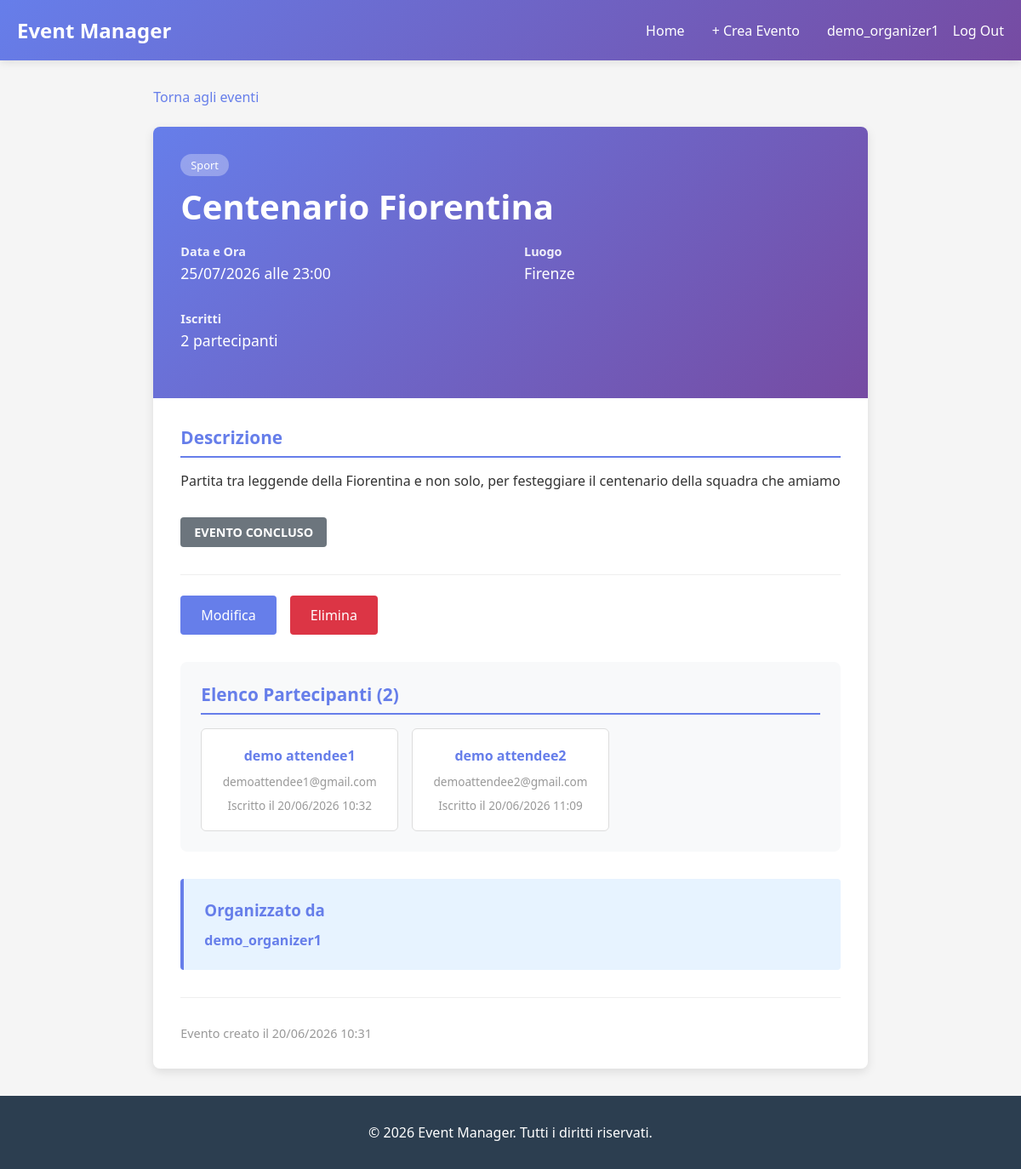
/events/4/ (signed in), run on the app's committed database.
### users/models.py (models this page shows, shortened)
class CustomUser(AbstractUser):
    ROLE_CHOICES = (
        ('attendee', 'Attendee'),
        ('organizer', 'Organizer'),
    )
    role = models.CharField(max_length=15, choices=ROLE_CHOICES, blank=False)
    bio = models.TextField(blank=True, null=True)
    email = models.EmailField(blank=False, unique=True)
    first_name = models.CharField(max_length=150, blank=False)
    last_name = models.CharField(max_length=150, blank=False)

### events/models.py (models this page shows, shortened)
class Event(models.Model):
    title = models.CharField(max_length=200)
    description = models.TextField()
    date = models.DateTimeField()
    location = models.CharField(max_length=200)
    category = models.ForeignKey(
        Category,
        on_delete=models.SET_NULL,
        null=True,
        blank=True,
        related_name='events'
    )
    organizer = models.ForeignKey(
        settings.AUTH_USER_MODEL,
        on_delete=models.CASCADE,
        related_name='organized_events'
    )
    created_at = models.DateTimeField(auto_now_add=True)
    class Meta:
        ordering = ['date']

class Category(models.Model):
    name = models.CharField(max_length=100)
    class Meta:
        verbose_name_plural = "Categories"

class Registration(models.Model):
    event = models.ForeignKey(Event, on_delete=models.CASCADE, related_name='registrations')
    attendee = models.ForeignKey(
        settings.AUTH_USER_MODEL,
        on_delete=models.CASCADE,
        related_name='registrations'
    )
    registered_at = models.DateTimeField(auto_now_add=True)
    class Meta:
        unique_together = ('event', 'attendee')

### events/views.py (the view)
# urls.py: path('events/<int:pk>/', events_views.event_detail, name='event_detail'),
@login_required(login_url='login')
def event_detail(request, pk):
    event = get_object_or_404(Event, pk=pk)
    is_registered = False
    if request.user.is_authenticated:
        is_registered = Registration.objects.filter(event=event, attendee=request.user).exists()
    context = {
        'event': event,
        'is_registered': is_registered,
    }
    return render(request, 'event_detail.html', context)

### templates/event_detail.html (shortened to what this page needs)
{% extends "base.html" %}
{% load static %}
{% block extra_css %}
<link rel="stylesheet" href="{% static 'css/events.css' %}">
{% endblock %}
{% block content %}
<a href="{% url 'event_list' %}" class="back-link"> Torna agli eventi</a>
<div class="event-detail-container">
    <div class="event-detail-header">
        {% if event.category %}
            <span class="event-category"> {{ event.category.name }}</span>
        {% endif %}
        <h1>{{ event.title }}</h1>
        <div class="event-meta">
            <div class="meta-item">
                <div class="meta-content">
                    <h3>Data e Ora</h3>
                    <p>{{ event.date|date:"d/m/Y \a\l\l\e H:i" }}</p>
                </div>
            </div>
            <div class="meta-item">
                <div class="meta-content">
                    <h3>Luogo</h3>
                    <p>{{ event.location }}</p>
                </div>
            </div>
            <div class="meta-item">
                <div class="meta-content">
                    <h3>Iscritti</h3>
                    <p>{{ event.registrations.count }} partecipant{{ event.registrations.count|pluralize:"e,i" }}</p>
                </div>
            </div>
        </div>
    </div>
    <div class="event-detail-body">
        <div class="event-description-section">
            <h2 class="section-title">Descrizione</h2>
            <p class="event-description">{{ event.description|linebreaks }}</p>
        </div>
        <div class="event-actions">
            {% now "Y-m-d H:i" as current_time %}
            {% if event.date|date:"Y-m-d H:i" < current_time %}
                <span class="status-badge status-concluded">Evento Concluso</span>
            {% endif %}
        </div>
        {% if user.is_authenticated and user == event.organizer %}
            <div class="event-actions event-management-actions">
                <a href="{% url 'event_edit' event.id %}" class="btn"> Modifica</a>
                <a href="{% url 'event_delete' event.id %}" class="btn btn-danger"> Elimina</a>
            </div>
        {% endif %}
        {% if user.is_authenticated and user == event.organizer %}
            <div class="attendees-section">
                <h3 class="section-title">Elenco Partecipanti ({{ event.registrations.count }})</h3>
                {% if event.registrations.all %}
                    <div class="attendees-list">
                        {% for registration in event.registrations.all %}
                            <div class="attendee-card">
                                <strong>{{ registration.attendee.get_full_name|default:registration.attendee.username }}</strong>
                                <small>{{ registration.attendee.email }}</small>
                                <small class="attendee-date">
                                    Iscritto il {{ registration.registered_at|date:"d/m/Y H:i" }}
                                </small>
                            </div>
                        {% endfor %}
                    </div>
                {% else %}
                    <div class="no-attendees">
                        <p>Nessuna iscrizione</p>
                    </div>
                {% endif %}
            </div>
        {% endif %}
        <div class="organizer-info">
            <h3>Organizzato da</h3>
            <div class="organizer-details">
                <p>
                    <strong><a href="{% url 'organizer_events' event.organizer.id %}" class="organizer-link">{{ event.organizer.username }}</a></strong>
                </p>
            </div>
        </div>
        <div class="event-created-info">
            <p>Evento creato il {{ event.created_at|date:"d/m/Y H:i" }}</p>
        </div>
    </div>
</div>
{% endblock %}

### templates/base.html (shortened to what this page needs)
{% load static %}
<!DOCTYPE html>
<html lang="it">
<head>
    <link rel="stylesheet" href="{% static 'css/main.css' %}">
    {% block extra_css %}{% endblock %}
</head>
<body>
    {% if user.is_authenticated %}
    <nav>
        <div class="nav-container">
            <a href="{% url 'event_list' %}" class="nav-brand">Event Manager</a>
            <ul class="nav-links">
                <li><a href="{% url 'event_list' %}">Home</a></li>
                {% if user.role == 'organizer' %}
                    <li><a href="{% url 'event_create' %}">+ Crea Evento</a></li>
                {% endif %}
                <li class="nav-user-meta">
                    <a href="{% url 'profile' %}" class="nav-user-link">
                         <span>{{ user.username }}</span>
                    </a>
                    <form action="{% url 'logout' %}" method="POST" class="nav-logout-form">
                        <button type="submit" class="nav-logout-btn">
                            Log Out
                        </button>
                    </form>
                </li>
            </ul>
        </div>
    </nav>
    {% endif %}
    <div class="container">
        {% block content %}{% endblock %}
    </div>
    <footer>
        <p class="footer-copyright">&copy; 2026 Event Manager. Tutti i diritti riservati.</p>
    </footer>
</body>
</html>

### static/css/main.css (style rules this page uses)
* { margin: 0; padding: 0; box-sizing: border-box; }
html, body { height: 100%; }
body { font-family: 'Segoe UI', Tahoma, Geneva, Verdana, sans-serif; background-color: #f5f5f5; color: #333; display: flex; flex-direction: column; min-height: 100vh; }
nav { background: linear-gradient(135deg, #667eea 0%, #764ba2 100%); padding: 1.2rem 0; box-shadow: 0 2px 10px rgba(0, 0, 0, 0.1); position: sticky; top: 0; z-index: 100; }
.nav-container { max-width: 1200px; margin: 0 auto; padding: 0 20px; display: flex; justify-content: space-between; align-items: center; }
.nav-brand { color: white; font-size: 1.5rem; font-weight: bold; text-decoration: none; }
.nav-links { display: flex; list-style: none; gap: 2rem; align-items: center; margin-left: auto; width: auto; }
.nav-links a { color: white; text-decoration: none; transition: opacity 0.3s; font-weight: 500; }
.nav-user-meta { margin-left: auto; display: flex; align-items: center; gap: 1rem; }
.nav-user-link { display: flex; align-items: center; gap: 0.5rem; }
.nav-logout-form { display: inline; margin: 0; padding: 0; }
.nav-logout-btn { background: none; border: none; color: white; cursor: pointer; font-family: inherit; font-size: inherit; font-weight: inherit; text-decoration: none; padding: 0; }
.container { max-width: 1200px; margin: 2rem auto; padding: 0 20px; flex: 1 0 auto; }
footer { background-color: #2c3e50; color: white; text-align: center; padding: 2rem 0; margin-top: 0; flex-shrink: 0; width: 100%; }
.footer-copyright { margin: 0; }
.btn { display: inline-block; padding: 0.75rem 1.5rem; background-color: #667eea; color: white; text-decoration: none; border: none; border-radius: 4px; cursor: pointer; transition: background-color 0.3s; font-size: 1rem; }
.btn-danger { background-color: #dc3545; }
.back-link { display: inline-block; margin-bottom: 1.5rem; color: #667eea; text-decoration: none; font-weight: 500; }
.organizer-link { color: #667eea; text-decoration: none; }

### static/css/events.css (style rules this page uses)
.event-category { display: inline-block; background: rgba(255, 255, 255, 0.3); padding: 0.25rem 0.75rem; border-radius: 20px; font-size: 0.8rem; margin-bottom: 0.5rem; width: fit-content; }
.event-description { color: #555; font-size: 0.95rem; line-height: 1.5; flex: 1; margin-bottom: 1rem; }
.event-detail-container { background: white; border-radius: 8px; box-shadow: 0 4px 12px rgba(0, 0, 0, 0.1); overflow: hidden; }
.event-detail-header { background: linear-gradient(135deg, #667eea 0%, #764ba2 100%); color: white; padding: 2rem; }
.event-detail-header h1 { margin: 0 0 1rem 0; font-size: 2.5rem; }
.event-meta { display: grid; grid-template-columns: repeat(auto-fit, minmax(250px, 1fr)); gap: 2rem; margin-bottom: 1.5rem; }
.meta-content h3 { margin: 0 0 0.25rem 0; font-size: 0.9rem; opacity: 0.9; }
.meta-content p { margin: 0; font-size: 1.1rem; font-weight: 500; }
.event-detail-body { padding: 2rem; }
.event-description-section { margin-bottom: 2rem; }
.section-title { font-size: 1.3rem; font-weight: 600; color: #667eea; margin-bottom: 1rem; border-bottom: 2px solid #667eea; padding-bottom: 0.5rem; }
.event-actions { display: flex; gap: 1rem; margin: 2rem 0; flex-wrap: wrap; }
.event-management-actions { border-top: 1px solid #eee; padding-top: 1.5rem; }
.attendees-section { background: #f8f9fa; padding: 1.5rem; border-radius: 8px; margin-top: 2rem; }
.attendees-list { display: grid; grid-template-columns: repeat(auto-fill, minmax(200px, 1fr)); gap: 1rem; }
.attendee-card { background: white; padding: 1.25rem; border-radius: 6px; border: 1px solid #ddd; text-align: center; }
.attendee-card strong { display: block; color: #667eea; margin-bottom: 0.5rem; }
.attendee-card small { color: #999; font-size: 0.85rem; }
.attendee-date { display: block; margin-top: 0.5rem; color: #aaa; }
.organizer-info { background: #e7f3ff; padding: 1.5rem; border-left: 4px solid #667eea; border-radius: 4px; margin-top: 2rem; }
.organizer-info h3 { color: #667eea; margin: 0 0 0.75rem 0; }
.organizer-details { color: #555; }
.event-created-info { margin-top: 2rem; padding-top: 2rem; border-top: 1px solid #eee; color: #999; font-size: 0.9rem; }
.status-badge { display: inline-block; padding: 0.5rem 1rem; border-radius: 4px; font-weight: bold; text-transform: uppercase; font-size: 0.9rem; }
.status-concluded { background-color: #6c757d; color: white; }

### data on the page
CustomUser: username "demo_organizer1"
Event: category.name "Sport", title "Centenario Fiorentina", date "25/07/2026 alle 23:00", location "Firenze", registrations.count "2", description "Partita tra leggende della Fiorentina e non solo, per festeggiare il centenario della squadra che amiamo", organizer.username "demo_organizer1", created_at "20/06/2026 10:31"
Registration: attendee.get_full_name "demo attendee1", attendee.email "demoattendee1@gmail.com", registered_at "20/06/2026 10:32"
Registration: attendee.get_full_name "demo attendee2", attendee.email "demoattendee2@gmail.com", registered_at "20/06/2026 11:09"
